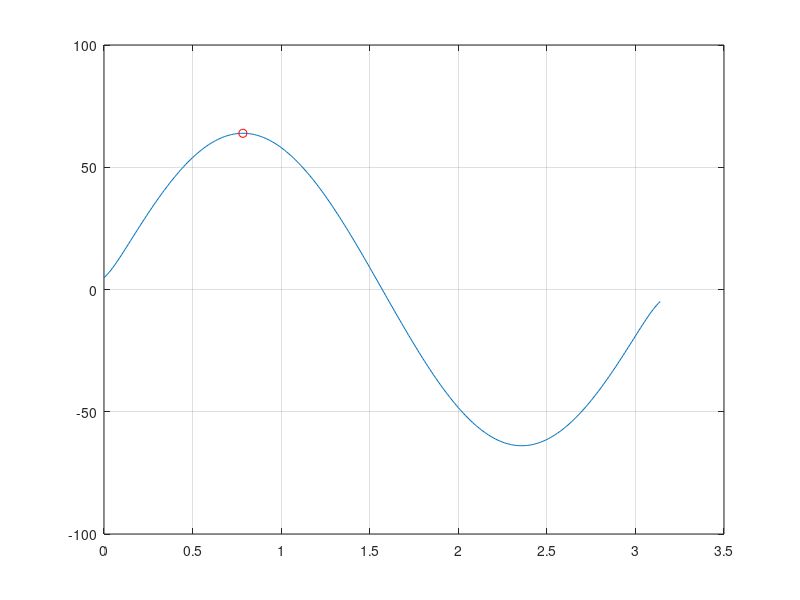
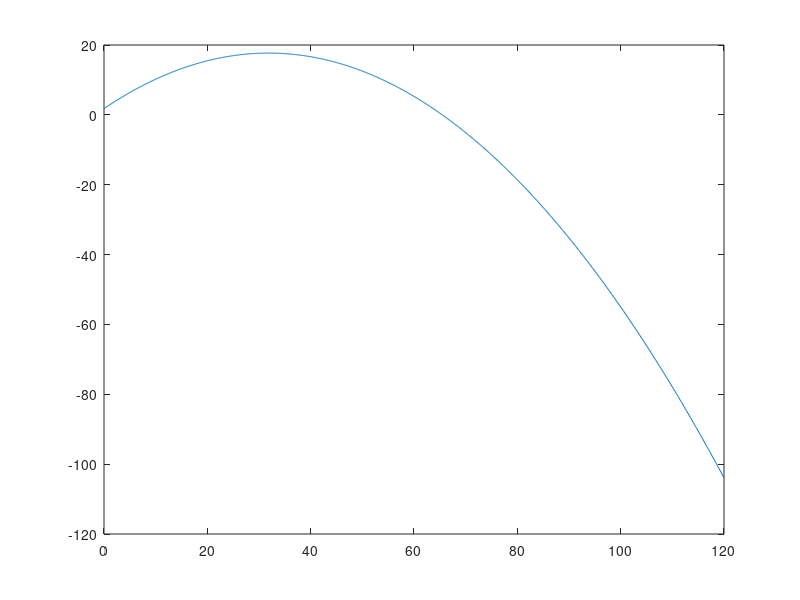

Write MATLAB code to recreate these figures, in order.
clear all
close all

g = 9.81;
y0 = 1.80; # m (altura do atleta)
v0 = 25; # m/s
theta0 = 45*pi/180; # graus
X_theta = @(theta0)(v0*cos(theta0)/g*(v0*sin(theta0)+sqrt(v0^2*sin(theta0)^2+2*y0)));

theta0_values = 0:0.01:pi;
X_values = zeros(length(theta0_values),1);

for ii = 1:length(X_values)
  X_values(ii) = X_theta(theta0_values(ii));
endfor

plot(theta0_values,X_values)
grid on
hold on

X_theta_min = @(theta0)(-v0*cos(theta0)/g*(v0*sin(theta0)+sqrt(v0^2*sin(theta0)^2+2*y0)));
theta0_star = fminbnd(X_theta_min, 0, pi);
printf('theta0_otimo = %d\n', theta0_star*180/pi)
printf('X_max_otimo = %d\n', X_theta(theta0_star))
plot(theta0_star, X_theta(theta0_star), 'ro')
hold off


figure
y = @(x)(tan(theta0_star)*x-g/(2*v0^2*cos(theta0_star)^2)*x^2+y0);
x_test = 0:0.1:120;
y_values = zeros(length(x_test),1);
for ii = 1:length(x_test)
  y_values(ii) = y(x_test(ii));
endfor

plot(x_test, y_values)
